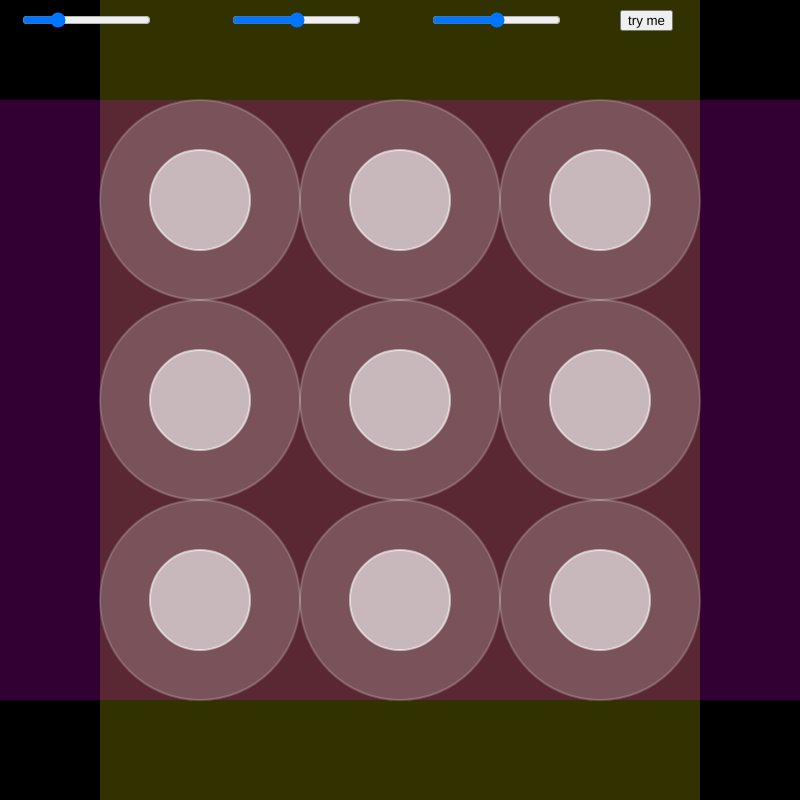
Frame 1 (no input)
Frame 60 (no input): identical to frame 1, image omitted
Frame 120 (the mouse pressed at the canvas centre since frame 60): identical to frame 1, image omitted

The p5.js sketch that drew this single still picture (run headless with seeded random() and noise() and a simulated clock; from frame 60 on, the mouse is pressed at the canvas centre):

// p5.js sketch
// ── sketch.js


let durchmesser;
let verticalstroke;
let horizontalstroke;
let winkel;
let kreis;
let imputsliderkreis;
let sliderkreismin = 0;
let outputrundmin = 0;
let sliderkreismax = 200;
let mitteX = 0;
let mitteY = 0;
let button;
let rund;




function setup() {
  createCanvas(800, 800);

  durchmesser = createSlider(0, 400, 100)
  durchmesser.position(20, 10);

  verticalstroke = createSlider(0, 400, 200)
  verticalstroke.position(230, 10);


  kreis = createSlider(0, 200, 100);
  kreis.position(430, 10);

  button = createButton('try me');
  button.position(620, 10);

  button.mousePressed(verschieben)

}


function draw() {
  background(0);


  let outputrundmax = durchmesser.value();
  inputkreis = kreis.value();
  rund = map(inputkreis, sliderkreismin, sliderkreismax, outputrundmin, outputrundmax);


  let d = durchmesser.value();
  let Vstroke = verticalstroke.value();
  let Hstroke = 400 - verticalstroke.value();




  stroke(255, 255, 0, 50);
  strokeWeight(Vstroke + mitteY)
  line(200, 0, 200, 800);
  line(400, 0, 400, 800);
  line(600, 0, 600, 800);

  stroke(255, 0, 255, 50);
  strokeWeight(Hstroke + mitteX)
  line(0, 200, 800, 200);
  line(0, 400, 800, 400);
  line(0, 600, 800, 600);


  fill(255, 50)
  strokeWeight(2)
  stroke(255, 50)
  rectMode(CENTER)

  rect(400 + mitteX, 400 + mitteY, d * 2, d * 2, rund * 2);

  rect(200 + mitteX, 200, d * 2, d * 2, rund * 2);
  rect(200, 400, d * 2, d * 2, d * 2 - rund * 2);
  rect(200, 600 + mitteY, d * 2, d * 2, rund * 2);
  rect(400, 200, d * 2, d * 2, d * 2 - rund * 2);

  rect(400, 600, d * 2, d * 2, d * 2 - rund * 2);
  rect(600, 200 + mitteY, d * 2, d * 2, rund * 2);
  rect(600, 400, d * 2, d * 2, d * 2 - rund * 2);
  rect(600 + mitteX, 600, d * 2, d * 2, rund * 2);

  fill(255, 150)
  strokeWeight(2)
  stroke(255, 150)
  rectMode(CENTER)



  rect(400 + mitteX, 400 + mitteY, d, d, d - rund);

  rect(200 + mitteX, 200, d, d, d - rund);
  rect(200, 400, d, d, rund);
  rect(200, 600 + mitteY, d, d, d - rund);
  rect(400, 200, d, d, rund);

  rect(400, 600, d, d, rund);
  rect(600, 200 + mitteY, d, d, d - rund);
  rect(600, 400, d, d, rund);
  rect(600 + mitteX, 600, d, d, d - rund);




}

function verschieben() {
  mitteX = random(-150, 150);
  mitteY = random(-150, 150);

}
